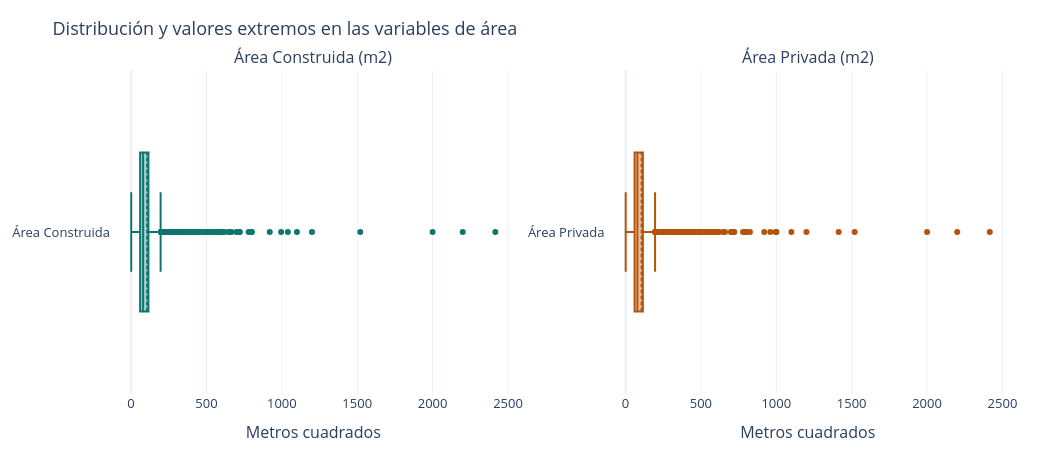

Here is the notebook cell this chart was saved with:
### Markdown cell above
<span style="color: orange;"><strong>Observación actualizada</strong></span>

`Área Privada` aún presenta valores máximos muy altos, por lo que el filtro debe aplicarse en ambas variables de área:

```python
df_filtrado = df_filtrado[
    (df_filtrado["Área Construida (m2)"] <= 2500) &
    (df_filtrado["Área Privada (m2)"] <= 2500)
].copy()
```


Aunque el filtro reduce bastante los valores extremos, la distribución de las áreas sigue siendo asimétrica.

Mediana de Área Construida (m2): 80 m²
Media: 106.7 m²
IQR: 115 - 60 = 55 m²

Esto sugiere que todavía hay valores altos que desplazan la media hacia arriba.
Por eso, StandardScaler seguiría centrando con respecto a una media afectada por extremos, mientras que RobustScaler usa la mediana y el rango intercuartílico (IQR), representando mejor el comportamiento típico de los inmuebles.

### Code cell
import plotly.graph_objects as go
from plotly.subplots import make_subplots

fig = make_subplots(
    rows=1,
    cols=2,
    subplot_titles=("Área Construida (m2)", "Área Privada (m2)")
)

fig.add_trace(
    go.Box(
        x=df_filtrado["Área Construida (m2)"],
        name="Área Construida",
        marker=dict(color="#0f766e"),
        fillcolor="rgba(15, 118, 110, 0.35)",
        line=dict(color="#0f766e"),
        boxmean=True,
        boxpoints="outliers",
        hovertemplate="Área construida: %{x:.2f} m²<extra></extra>"
    ),
    row=1,
    col=1
)

fig.add_trace(
    go.Box(
        x=df_filtrado["Área Privada (m2)"],
        name="Área Privada",
        marker=dict(color="#b45309"),
        fillcolor="rgba(180, 83, 9, 0.35)",
        line=dict(color="#b45309"),
        boxmean=True,
        boxpoints="outliers",
        hovertemplate="Área privada: %{x:.2f} m²<extra></extra>"
    ),
    row=1,
    col=2
)

fig.update_layout(
    title="Distribución y valores extremos en las variables de área",
    template="plotly_white",
    showlegend=False,
    width=1050,
    height=450,
    font=dict(size=13),
    margin=dict(t=70, l=40, r=40, b=40)
)

fig.update_xaxes(title_text="Metros cuadrados", row=1, col=1)
fig.update_xaxes(title_text="Metros cuadrados", row=1, col=2)

fig.show()

### Figure 1 — Plotly figure (JSON) as saved in the notebook; plotly's stock layout.template omitted (floating-point values rounded to 4 significant figures; data arrays with more than 128 entries replaced by an {"elided": "..."} marker saying what was removed)
{"data": [{"boxmean": true, "boxpoints": "outliers", "fillcolor": "rgba(15, 118, 110, 0.35)", "hovertemplate": "Área construida: %{x:.2f} m²<extra></extra>", "line": {"color": "#0f766e"}, "marker": {"color": "#0f766e"}, "name": "Área Construida", "type": "box", "x": {"elided": "5314 float values"}, "xaxis": "x", "yaxis": "y"}, {"boxmean": true, "boxpoints": "outliers", "fillcolor": "rgba(180, 83, 9, 0.35)", "hovertemplate": "Área privada: %{x:.2f} m²<extra></extra>", "line": {"color": "#b45309"}, "marker": {"color": "#b45309"}, "name": "Área Privada", "type": "box", "x": {"elided": "5314 float values"}, "xaxis": "x2", "yaxis": "y2"}], "layout": {"annotations": [{"font": {"size": 16}, "showarrow": false, "text": "Área Construida (m2)", "x": 0.225, "xanchor": "center", "xref": "paper", "y": 1, "yanchor": "bottom", "yref": "paper"}, {"font": {"size": 16}, "showarrow": false, "text": "Área Privada (m2)", "x": 0.775, "xanchor": "center", "xref": "paper", "y": 1, "yanchor": "bottom", "yref": "paper"}], "font": {"size": 13}, "height": 450, "margin": {"b": 40, "l": 40, "r": 40, "t": 70}, "showlegend": false, "title": {"text": "Distribución y valores extremos en las variables de área"}, "width": 1050, "xaxis": {"anchor": "y", "domain": [0, 0.45], "title": {"text": "Metros cuadrados"}}, "xaxis2": {"anchor": "y2", "domain": [0.55, 1], "title": {"text": "Metros cuadrados"}}, "yaxis": {"anchor": "x", "domain": [0, 1]}, "yaxis2": {"anchor": "x2", "domain": [0, 1]}}}
